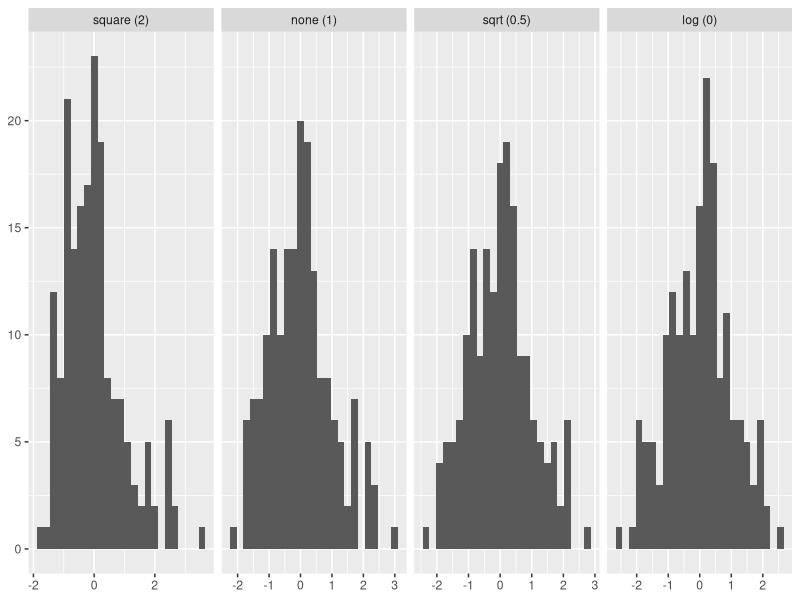
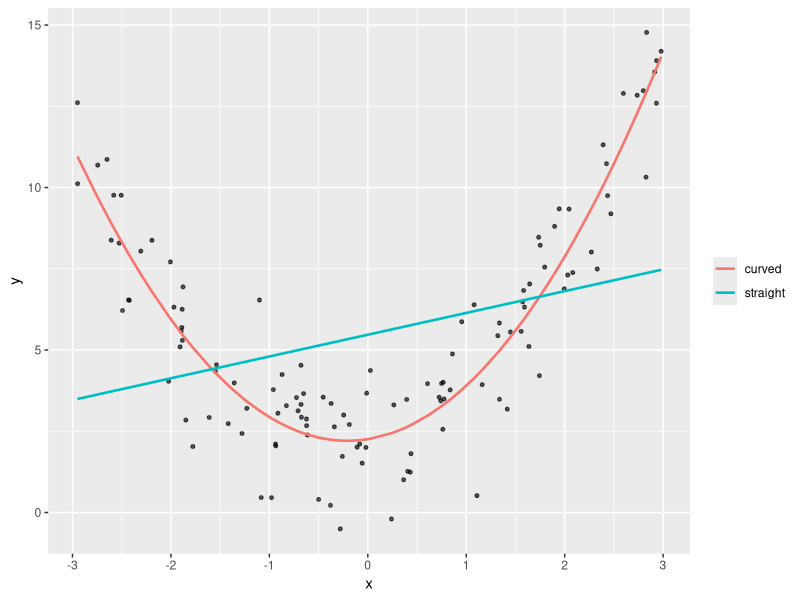

The R source for these figures, in order:
## ---- chunk 1
#| message: false
#| warning: false
library(dplyr)
library(tidyr)
library(readr)
library(ggplot2)
library(stringr)
library(forcats)

na_codes <- c("unknown", "?", "not recorded", "N/A", "-999")
num_cols <- c("age", "height_cm", "weight_kg", "systolic_BP")

gp <- read_csv("data/clinic_extract.csv", show_col_types = FALSE) |>
  mutate(across(everything(), ~ if_else(as.character(.x) %in% na_codes,
                                        NA_character_, as.character(.x)))) |>
  mutate(across(all_of(num_cols), as.numeric)) |>
  mutate(
    height_cm = if_else(height_cm < 3, height_cm * 100, height_cm),
    age       = if_else(age > 120, NA_real_, age),
    weight_kg = if_else(weight_kg > 300, NA_real_, weight_kg)
  ) |>
  mutate(across(all_of(num_cols),
                ~ if_else(is.na(.x), median(.x, na.rm = TRUE), .x))) |>
  mutate(BMI = weight_kg / (height_cm / 100)^2)

scale_cols <- c("age", "BMI", "systolic_BP")
sapply(gp[scale_cols], range) |> round(1)
## ---- chunk 2
minmax <- function(x) {
  (x - min(x)) / (max(x) - min(x))
}
X_mm <- gp |>
  mutate(across(all_of(scale_cols), minmax))

sapply(X_mm[scale_cols], range)
## ---- chunk 3
X_ss <- gp |>
  mutate(across(all_of(scale_cols),
                ~ as.numeric(scale(.x))))

round(rbind(
  mean = sapply(X_ss[scale_cols], mean),
  sd   = sapply(X_ss[scale_cols], sd)
), 3)
## ---- chunk 4
robust <- function(x) {
  (x - median(x)) / IQR(x)
}
X_rs <- gp |>
  mutate(across(all_of(scale_cols), robust))

round(rbind(
  median = sapply(X_rs[scale_cols], median),
  max    = sapply(X_rs[scale_cols], max)
), 2)
## ---- chunk 5
i <- which.max(gp$BMI)

data.frame(
  scaler  = c("Min-Max", "Standard", "Robust"),
  outlier = c(X_mm$BMI[i], X_ss$BMI[i], X_rs$BMI[i]),
  median_row = c(median(X_mm$BMI), median(X_ss$BMI), median(X_rs$BMI)),
  bulk_max_excl_outlier = c(max(X_mm$BMI[-i]), max(X_ss$BMI[-i]), max(X_rs$BMI[-i]))
) |>
  mutate(across(where(is.numeric), ~ round(.x, 2)))
## ---- chunk 6
worse <- gp$BMI
worse[i] <- gp$BMI[i] * 3

rbind(
  `bulk max, Min-Max`  = c(now = max(minmax(gp$BMI)[-i]), worse = max(minmax(worse)[-i])),
  `bulk max, Standard` = c(max(as.numeric(scale(gp$BMI))[-i]),
                           max(as.numeric(scale(worse))[-i])),
  `bulk max, Robust`   = c(max(robust(gp$BMI)[-i]), max(robust(worse)[-i]))
) |> round(2)
## ---- chunk 7
i <- which.max(gp$BMI)

for (nm in c("minmax", "standard", "robust")) {
  z <- switch(nm,
    minmax   = minmax(gp$BMI),
    standard = as.numeric(scale(gp$BMI)),
    robust   = robust(gp$BMI)
  )
  cat(nm, "outlier", round(z[i], 2),
      " bulk max", round(max(z[-i]), 2), "\n")
}
## ---- chunk 8
skewness <- function(x) {
  x <- x[!is.na(x)]
  mean((x - mean(x))^3) / mean((x - mean(x))^2)^1.5
}

cat("BMI skew, as recorded:", round(skewness(gp$BMI), 2), "\n")
cat("after square root    :", round(skewness(sqrt(gp$BMI)), 2), "\n")
cat("after log            :", round(skewness(log(gp$BMI)), 2), "\n")
## ---- chunk 9
cat("min-max scaled :", round(skewness(minmax(gp$BMI)), 2), "\n")
cat("standardised   :", round(skewness(as.numeric(scale(gp$BMI))), 2), "\n")
## ---- chunk 10
#| fig-height: 2.6
powers <- c("square (2)" = 2, "none (1)" = 1, "sqrt (0.5)" = 0.5, "log (0)" = 0)

purrr::imap_dfr(powers, function(lam, nm) {
  v <- if (lam == 0) log(gp$BMI) else gp$BMI^lam
  data.frame(label = nm, value = as.numeric(scale(v)))
}) |>
  mutate(label = factor(label, levels = names(powers))) |>
  ggplot(aes(x = value)) +
  geom_histogram(bins = 25) +
  facet_wrap(~ label, nrow = 1, scales = "free_x") +
  labs(x = NULL, y = NULL)
## ---- chunk 11
#| fig-height: 2.8
set.seed(7)
d <- data.frame(x = runif(120, -3, 3))
d$y <- 2 + 0.5 * d$x + 1.2 * d$x^2 + rnorm(120, 0, 1.5)

straight <- lm(y ~ x, data = d)
curved   <- lm(y ~ x + I(x^2), data = d)

cat("straight line, residual SD:", round(sigma(straight), 2), "\n")
cat("with x squared,            ", round(sigma(curved), 2), "\n")

d |>
  mutate(straight = fitted(straight), curved = fitted(curved)) |>
  pivot_longer(c(straight, curved), names_to = "model", values_to = "fit") |>
  ggplot(aes(x = x)) +
  geom_point(aes(y = y), alpha = 0.4, size = 1) +
  geom_line(aes(y = fit, colour = model), linewidth = 0.9) +
  labs(x = "x", y = "y", colour = NULL)
## ---- chunk 12
m1 <- lm(systolic_BP ~ age, data = gp)
m2 <- lm(systolic_BP ~ age + I(age^2), data = gp)

cat("residual SD, straight:", round(sigma(m1), 3), "\n")
cat("residual SD, squared :", round(sigma(m2), 3), "\n")
cat("p-value on the squared term:",
    round(summary(m2)$coefficients["I(age^2)", "Pr(>|t|)"], 3), "\n")
